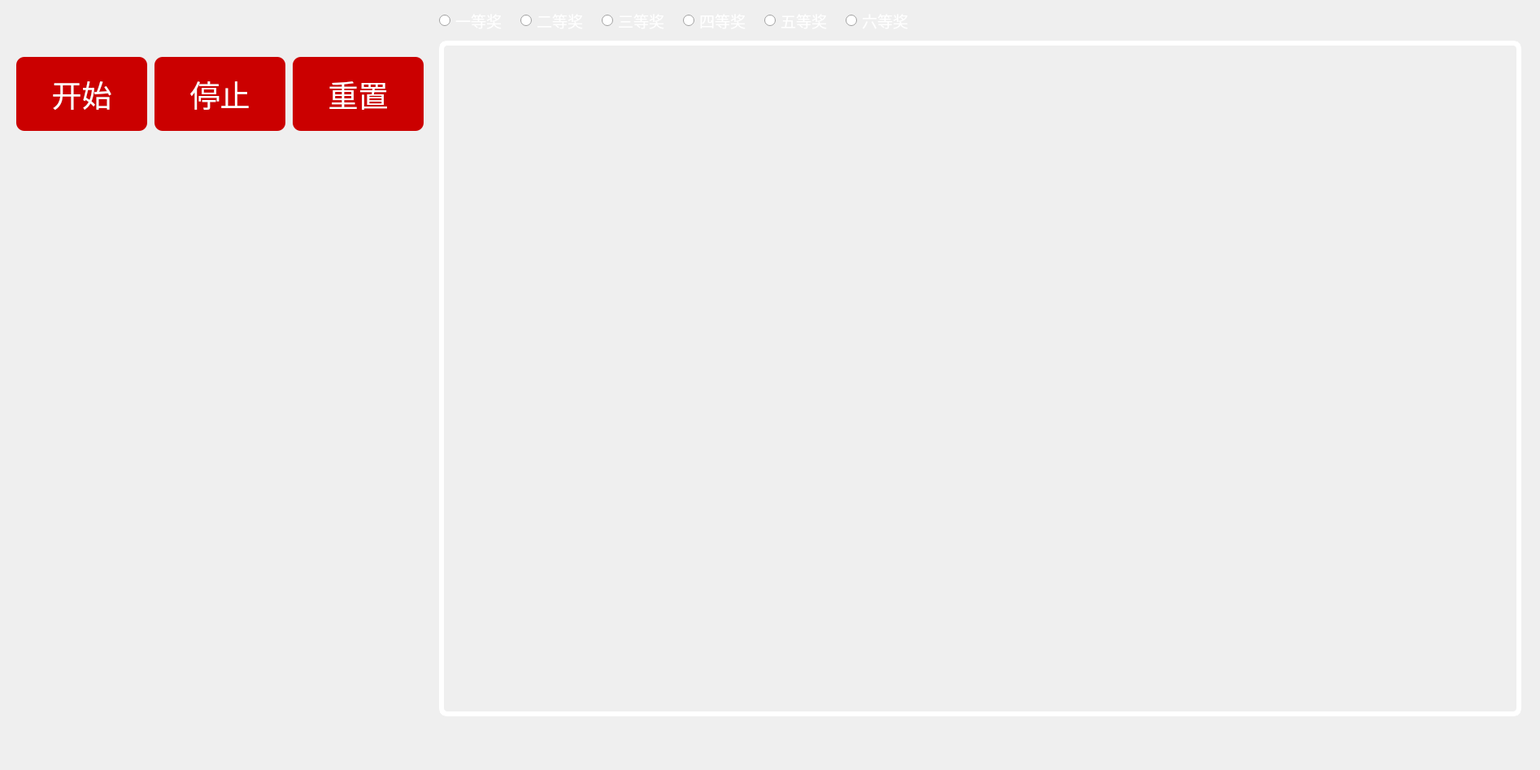
<?xml version="1.0" encoding="UTF-8"?>
<ui version="4.0">
 <class>MainWindow</class>
 <widget class="QMainWindow" name="MainWindow">
  <property name="geometry">
   <rect>
    <x>0</x>
    <y>0</y>
    <width>1894</width>
    <height>947</height>
   </rect>
  </property>
  <property name="maximumSize">
   <size>
    <width>99999</width>
    <height>99999</height>
   </size>
  </property>
  <property name="windowTitle">
   <string>WCQ QT抽奖活动</string>
  </property>
  <property name="windowIcon">
   <iconset resource="tubiao_1.qrc">
    <normaloff>:/tubiao_1_1/tubiao.jpeg</normaloff>:/tubiao_1_1/tubiao.jpeg</iconset>
  </property>
  <property name="styleSheet">
   <string notr="true">background-image: url(:/beijing_2_2/3.jpeg);</string>
  </property>
  <widget class="QWidget" name="centralwidget">
   <widget class="QLabel" name="label_2">
    <property name="geometry">
     <rect>
      <x>540</x>
      <y>50</y>
      <width>1331</width>
      <height>831</height>
     </rect>
    </property>
    <property name="font">
     <font>
      <pointsize>11</pointsize>
     </font>
    </property>
    <property name="styleSheet">
     <string notr="true">QLabel {
    

    color: #ffffff;
    border-style: outset;
   
    
    border-width: 6px;
    border-radius: 10px;
    border-color: #ffffff;
}</string>
    </property>
    <property name="text">
     <string/>
    </property>
   </widget>
   <widget class="QLabel" name="label_3">
    <property name="geometry">
     <rect>
      <x>10</x>
      <y>900</y>
      <width>281</width>
      <height>31</height>
     </rect>
    </property>
    <property name="font">
     <font>
      <pointsize>9</pointsize>
     </font>
    </property>
    <property name="text">
     <string/>
    </property>
   </widget>
   <widget class="QRadioButton" name="radioButton_6">
    <property name="geometry">
     <rect>
      <x>940</x>
      <y>10</y>
      <width>101</width>
      <height>31</height>
     </rect>
    </property>
    <property name="font">
     <font>
      <pointsize>14</pointsize>
     </font>
    </property>
    <property name="styleSheet">
     <string notr="true">QRadioButton{

color:#ffffff;


}
</string>
    </property>
    <property name="text">
     <string>五等奖</string>
    </property>
   </widget>
   <widget class="QLabel" name="label">
    <property name="geometry">
     <rect>
      <x>50</x>
      <y>210</y>
      <width>461</width>
      <height>331</height>
     </rect>
    </property>
    <property name="text">
     <string/>
    </property>
   </widget>
   <widget class="QRadioButton" name="radioButton_7">
    <property name="geometry">
     <rect>
      <x>840</x>
      <y>10</y>
      <width>101</width>
      <height>31</height>
     </rect>
    </property>
    <property name="font">
     <font>
      <pointsize>14</pointsize>
     </font>
    </property>
    <property name="styleSheet">
     <string notr="true">QRadioButton{

color:#ffffff;


}
</string>
    </property>
    <property name="text">
     <string>四等奖</string>
    </property>
   </widget>
   <widget class="QRadioButton" name="radioButton_8">
    <property name="geometry">
     <rect>
      <x>1040</x>
      <y>10</y>
      <width>101</width>
      <height>31</height>
     </rect>
    </property>
    <property name="font">
     <font>
      <pointsize>14</pointsize>
     </font>
    </property>
    <property name="styleSheet">
     <string notr="true">QRadioButton{

color:#ffffff;


}
</string>
    </property>
    <property name="text">
     <string>六等奖</string>
    </property>
   </widget>
   <widget class="QRadioButton" name="radioButton_9">
    <property name="geometry">
     <rect>
      <x>540</x>
      <y>10</y>
      <width>91</width>
      <height>31</height>
     </rect>
    </property>
    <property name="font">
     <font>
      <pointsize>14</pointsize>
     </font>
    </property>
    <property name="styleSheet">
     <string notr="true">QRadioButton{

color:#ffffff;


}
</string>
    </property>
    <property name="text">
     <string>一等奖</string>
    </property>
   </widget>
   <widget class="QRadioButton" name="radioButton_10">
    <property name="geometry">
     <rect>
      <x>640</x>
      <y>10</y>
      <width>101</width>
      <height>31</height>
     </rect>
    </property>
    <property name="font">
     <font>
      <pointsize>14</pointsize>
     </font>
    </property>
    <property name="styleSheet">
     <string notr="true">QRadioButton{

color:#ffffff;


}
</string>
    </property>
    <property name="text">
     <string>二等奖</string>
    </property>
   </widget>
   <widget class="QRadioButton" name="radioButton_11">
    <property name="geometry">
     <rect>
      <x>740</x>
      <y>10</y>
      <width>101</width>
      <height>31</height>
     </rect>
    </property>
    <property name="font">
     <font>
      <pointsize>14</pointsize>
     </font>
    </property>
    <property name="styleSheet">
     <string notr="true">QRadioButton{

color:#ffffff;


}
</string>
    </property>
    <property name="text">
     <string>三等奖</string>
    </property>
   </widget>
   <widget class="QLabel" name="label_4">
    <property name="geometry">
     <rect>
      <x>50</x>
      <y>570</y>
      <width>461</width>
      <height>91</height>
     </rect>
    </property>
    <property name="font">
     <font>
      <pointsize>20</pointsize>
     </font>
    </property>
    <property name="styleSheet">
     <string notr="true">QLabel{

    color: #ffffff;

}</string>
    </property>
    <property name="text">
     <string/>
    </property>
   </widget>
   <widget class="QPushButton" name="pushButton_7">
    <property name="geometry">
     <rect>
      <x>20</x>
      <y>70</y>
      <width>161</width>
      <height>91</height>
     </rect>
    </property>
    <property name="font">
     <font>
      <pointsize>28</pointsize>
     </font>
    </property>
    <property name="styleSheet">
     <string notr="true">QPushButton{
border-radius: 10px;
color:#ffffff;

background-color:#cb0000
}
QPushButton:hover{
color:#0d0d0d;
}</string>
    </property>
    <property name="text">
     <string>开始</string>
    </property>
   </widget>
   <widget class="QPushButton" name="pushButton_8">
    <property name="geometry">
     <rect>
      <x>190</x>
      <y>70</y>
      <width>161</width>
      <height>91</height>
     </rect>
    </property>
    <property name="font">
     <font>
      <pointsize>28</pointsize>
     </font>
    </property>
    <property name="styleSheet">
     <string notr="true">QPushButton{
border-radius: 10px;
color:#ffffff;

background-color:#cb0000
}
QPushButton:hover{
color:#0d0d0d;
}</string>
    </property>
    <property name="text">
     <string>停止</string>
    </property>
   </widget>
   <widget class="QPushButton" name="pushButton_10">
    <property name="geometry">
     <rect>
      <x>360</x>
      <y>70</y>
      <width>161</width>
      <height>91</height>
     </rect>
    </property>
    <property name="font">
     <font>
      <pointsize>28</pointsize>
     </font>
    </property>
    <property name="styleSheet">
     <string notr="true">QPushButton{
border-radius: 10px;
color:#ffffff;

background-color:#cb0000
}
QPushButton:hover{
color:#0d0d0d;
}</string>
    </property>
    <property name="text">
     <string>重置</string>
    </property>
   </widget>
  </widget>
 </widget>
 <resources>
  <include location="jp_1.qrc"/>
  <include location="tubiao_1.qrc"/>
  <include location="beijing_2.qrc"/>
 </resources>
 <connections/>
</ui>
